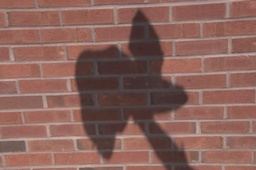
#> input picture data/4.jpg, 256 x 170 px, shrunk from 640 x 425 before the run
$ python shadow_remove.py   (older library calls are emulated)
#> lines starting #> are read from the running program, lines starting #| are printed output that depends on the picture; after the words box and inside, x2 and y2 are one past the last pixel; in counts of white or black regions, pixels touching at a corner belong together
### segment_and_extract_features.py
import cv2
from skimage import segmentation
import numpy as np
from skimage.filters import gabor
from sklearn.cluster import KMeans
from skimage.measure import regionprops
import matplotlib.pyplot as plt
from skimage.filters import threshold_otsu
from scipy.stats import norm
from sklearn.cluster import MeanShift
from scipy.ndimage import label

# devide the image into n segments
# [69 lines left out: functions segment, segment_image, not called in this run]

def edison_meanshift_segmentation(img, spatial_bandwidth=9, range_bandwidth=25, min_region_area=200):
    """
    使用 Mean Shift 方法進行圖像分割，與 `segment_image` 格式一致。

    參數:
        img: 輸入的 BGR 圖像 (numpy array, shape: [H, W, 3])
        spatial_bandwidth: 空間帶寬，用於位置權重調整 (int)
        range_bandwidth: 顏色帶寬，用於顏色權重調整 (int)
        min_region_area: 最小區域面積阈值 (int)

    返回:
        seg: 分割後的標籤矩陣 (numpy array, shape: [H, W])
        segnum: 分割區域數量
    """
    # 將圖像縮小以加速處理
    img_resized = cv2.resize(img, None, fx=0.5, fy=0.5, interpolation=cv2.INTER_LINEAR)
    img_luv = cv2.cvtColor(img_resized, cv2.COLOR_BGR2Luv)

    # 提取特徵：顏色 + 空間位置
    h, w, c = img_luv.shape
    flat_img = img_luv.reshape((-1, c))
    x, y = np.meshgrid(np.arange(w), np.arange(h))
    flat_features = np.hstack((
        flat_img / range_bandwidth,
        x.reshape(-1, 1) / spatial_bandwidth,
        y.reshape(-1, 1) / spatial_bandwidth
    ))

    # 執行 Mean Shift 聚類
    print("開始 Mean Shift 聚類...")
    ms = MeanShift(bandwidth=1, bin_seeding=True)
    ms.fit(flat_features)
    print("Mean Shift 聚類完成！")

    # 重塑標籤矩陣
    labels = ms.labels_.reshape(h, w)

    # 濾除小區域
    unique_labels, label_counts = np.unique(labels, return_counts=True)
    small_labels = unique_labels[label_counts < min_region_area]

    for small_label in small_labels:
        small_region_mask = (labels == small_label)
        neighbor_labels = np.unique(labels[small_region_mask])
        neighbor_labels = neighbor_labels[neighbor_labels != small_label]
        if len(neighbor_labels) > 0:
            mode_label = np.argmax(np.bincount(neighbor_labels))
            labels[small_region_mask] = mode_label

    segnum = len(np.unique(labels))

    return labels, segnum


# [30 lines left out: function enforce_minimum_region_area, not called in this run]


def generate_filter_bank(scales, orientations):
    """
    Generate a Gabor filter bank with specified scales and orientations.
    Args:
        scales: List of frequencies (e.g., [0.1, 0.2, 0.3]).
        orientations: List of orientations in radians (e.g., [0, np.pi/4, np.pi/2]).
    Returns:
        filter_bank: List of (frequency, theta) tuples.
    """
    filter_bank = []
    for scale in scales:
        for theta in orientations:
            filter_bank.append((scale, theta))
    return filter_bank

def apply_gabor_filter_bank(gray_image, filter_bank):
    """
    應用 Gabor 濾波器組到灰度圖像
    Args:
        gray_image: 灰度圖像 (numpy array)
        filter_bank: Gabor 濾波器參數列表 (scale, theta)
    Returns:
        features: 濾波後的特徵 (h, w, n_filters)
    """
    h, w = gray_image.shape
    n_filters = len(filter_bank)
    features = np.zeros((h, w, n_filters))

    for idx, (scale, theta) in enumerate(filter_bank):
        filt_real, filt_imag = gabor(gray_image, frequency=scale, theta=theta)
        features[:, :, idx] = np.sqrt(filt_real**2 + filt_imag**2)  # 計算幅值
    return features

def assign_textons(features, n_clusters=128):
    """
    將濾波器輸出特徵分配到文字子集
    Args:
        features: 濾波特徵 (h, w, n_filters)
        n_clusters: 文字子集的數量
    Returns:
        assigned_indices: 每個像素的文字子集索引 (h, w)
    """
    h, w, n_filters = features.shape
    features_flat = features.reshape(-1, n_filters)  # 展平到 (n_pixels, n_filters)

    # 使用 K-means 聚類生成文字子集
    kmeans = KMeans(n_clusters=n_clusters, random_state=42)
    kmeans.fit(features_flat)
    textons = kmeans.cluster_centers_  # 文字子集中心

    # 分配文字子集
    assigned_indices = kmeans.predict(features_flat)  # 分配索引
    return assigned_indices.reshape(h, w), textons

def remove_boundaries(img, seg):
    """
    將分割區域的邊界設置為黑色
    Args:
        img: 原始 RGB 圖像 (numpy array)
        seg: 分割標籤矩陣，每個像素對應區域標籤 (numpy array)
    Returns:
        nim: 處理後的圖像，邊界像素設為黑色
    """
    # 計算梯度，檢測分割邊界
    gx, gy = np.gradient(seg.astype(float))
    eim = (gx**2 + gy**2) > 1e-10  # 邊界掩碼

    # 將邊界設置為黑色
    nim = img.copy()
    nim[eim] = [0, 0, 0]  # 邊界像素設置為黑色

    return nim

# [56 lines left out: function calc_texton_histogram, not called in this run]
def visualize_nearest_connections(between, centroids, seg, image):
    """
    找到每個區域最近的區域，並在分割圖像背景上繪製重心之間的連接線
    Args:
        between: 區域之間的距離矩陣 (numpy array, shape: [segnum, segnum])
        centroids: 每個區域的重心 (numpy array, shape: [segnum, 2])
        seg: 分割後的圖像 (numpy array, shape: [H, W])
        image: 原始圖像 (numpy array, shape: [H, W, 3])
    """
    segnum = centroids.shape[0]
    near = np.zeros(segnum, dtype=int)  # 存儲每個區域最近的區域索引

    # 創建一個圖層作為背景
    plt.figure(figsize=(10, 10))
    plt.imshow(image)  # 原始圖像作為背景

    # 使用唯一值顯示分割區域（區域顏色加透明度）
    seg_overlay = np.zeros_like(image, dtype=float)
    for i in range(segnum):
        mask = seg == i   # seg 中的每個區域索引是 1-based
        color = np.random.rand(3)  # 隨機顏色
        seg_overlay[mask] = color  # 為該區域上色

    # 疊加分割區域
    plt.imshow(seg_overlay, alpha=0.5)

    # 繪製重心點
    plt.scatter(centroids[:, 1], centroids[:, 0], c='red', s=100, label="Centroids")  # 繪製重心點

    # 尋找最近的區域並繪製連接線
    for i in range(segnum):
        # 找到最近的區域
        value = np.min(between[i, :])  # 最近的距離值
        near[i] = np.argmin(between[i, :])  # 最近區域的索引
        j = near[i]

        # 繪製從區域 i 到最近區域 j 的連接線
        plt.plot(
            [centroids[i, 1], centroids[j, 1]],
            [centroids[i, 0], centroids[j, 0]],
            'b-', linewidth=2, label="Connection" if i == 0 else ""
        )

        # 在重心上標記座標
        plt.text(
            centroids[i, 1], centroids[i, 0],
            f"{i+1}", fontsize=8, color='yellow',
            bbox=dict(facecolor='black', alpha=0.5, edgecolor='none')
        )

    plt.legend()
    plt.xlabel("X Coordinate")
    plt.ylabel("Y Coordinate")
    plt.title("Nearest Connections between Regions with Segmentation Overlay")
    plt.axis('off')
    plt.show()


def calculate_color_ratios(hsv, ycbcr, hsi, near):
    """
    計算每個區域與最近鄰區域之間的顏色相關比值特徵
    Args:
        hsv: 每個區域的 HSV 特徵 (numpy array, shape: [segnum, 3])
        ycbcr: 每個區域的 YCbCr 特徵 (numpy array, shape: [segnum, 3])
        hsi: 每個區域的 HSI 特徵 (numpy array, shape: [segnum, 3])
        near: 每個區域最近鄰的索引 (numpy array, shape: [segnum])
    Returns:
        hh: 比值特徵矩陣 (numpy array, shape: [3, segnum])
    """
    segnum = len(near)
    hh = np.zeros((3, segnum))  # 初始化特徵矩陣

    for i in range(segnum):
        j = near[i]  # 最近鄰的索引

        # 計算 HSV 第三分量（亮度值）的最大最小比值
        max_hsv = max(hsv[i, 2], hsv[j, 2])
        min_hsv = min(hsv[i, 2], hsv[j, 2])
        # hh[0, i] = min_hsv / max_hsv  # 如果需要啟用 HSV 比值

        # 計算 YCbCr 第一分量（亮度值）的最大最小比值
        max_ycbcr = max(ycbcr[i, 0], ycbcr[j, 0])
        min_ycbcr = min(ycbcr[i, 0], ycbcr[j, 0])
        hh[1, i] = min_ycbcr / max_ycbcr

        # 計算 HSI 特徵的 H/I 比值
        hsi_i_ratio = (hsi[i, 0] + 1/255) / (hsi[i, 2] + 1/255)
        hsi_j_ratio = (hsi[j, 0] + 1/255) / (hsi[j, 2] + 1/255)
        max_hsi = max(hsi_i_ratio, hsi_j_ratio)
        min_hsi = min(hsi_i_ratio, hsi_j_ratio)
        hh[0, i] = min_hsi / max_hsi

        # 註釋掉的第三種比值（例如基於其他特徵的比較）
        # hh[2, i] = ll[i] == ll[j]

    return hh

def cluster_hsi_ratios(hsi):
    """
    對 HSI 特徵的 H/I 比值進行聚類，計算聚類中心與標準差
    Args:
        hsi: HSI 特徵矩陣 (numpy array, shape: [segnum, 3])
    Returns:
        center: 聚類中心 (numpy array, shape: [2])
        c_std: 每個聚類的標準差 (numpy array, shape: [2])
    """
    # 計算 H/I 比值
    x = (hsi[:, 0] + 1e-8) / (hsi[:, 2] + 1e-8)  # 防止除零
    x = x.reshape(-1, 1)  # 將數據展平為列向量

    # K-means 聚類
    kmeans = KMeans(n_clusters=2, random_state=42)
    idx = kmeans.fit_predict(x)  # 聚類標籤
    center = kmeans.cluster_centers_.flatten()  # 聚類中心

    # 計算每個聚類的標準差
    c_std = np.zeros(2)
    for cluster in range(2):
        cluster_points = x[idx == cluster]
        c_std[cluster] = np.std(cluster_points)

    # 對聚類中心和標準差進行排序
    if center[0] > center[1]:
        center = np.sort(center)
        c_std = c_std[::-1]  # 同時調整標準差順序

    return center, c_std

def detect_shadow_regions(ycbcr, hsi, segnum):
    """
    檢測陰影區域並標記
    Args:
        ycbcr: 每個區域的 YCbCr 特徵 (numpy array, shape: [segnum, 3])
        hsi: 每個區域的 HSI 特徵 (numpy array, shape: [segnum, 3])
        segnum: 區域數量 (int)
    Returns:
        label: 陰影區域標籤 (numpy array, shape: [segnum])
        ycbcr_copy: 修改後的 YCbCr 特徵 (numpy array, shape: [segnum, 3])
        n_nonshadow: 非陰影區域數量 (int)
        flag: 檢測到的陰影區域數量 (int)
    """
    # 初始化
    label = np.ones(segnum) * 255  # 初始化標籤，255 表示未分類
    ycbcr_copy = ycbcr.copy()  # 副本，用於清空陰影區域
    n_nonshadow = segnum  # 非陰影區域數量
    avg_y = np.mean(ycbcr[:, 0])  # Y 分量平均值
    flag = 0  # 陰影區域數量

    # 計算 HSI 比值
    t_hsi = (hsi[:, 0] + 1e-8) / (hsi[:, 2] + 1e-8)  # 防止除零
    level = threshold_otsu(t_hsi)  # Otsu 阈值

    # 判定陰影區域
    for i in range(segnum):
        if ycbcr[i, 0] < avg_y * 0.6:  # 判斷是否為陰影區域
            label[i] = 0  # 標記為陰影
            ycbcr_copy[i, :] = 0  # 清空 YCbCr 值
            n_nonshadow -= 1  # 減少非陰影區域數量
            flag += 1  # 增加陰影區域數量

    return label, ycbcr_copy, n_nonshadow, flag

def iterative_shadow_detection(hsi, ycbcr, label, near, center, c_std, segnum, n_nonshadow):
    """
    使用迭代方法檢測陰影區域
    Args:
        hsi: 每個區域的 HSI 特徵 (numpy array, shape: [segnum, 3])
        ycbcr: 每個區域的 YCbCr 特徵 (numpy array, shape: [segnum, 3])
        label: 區域標籤 (numpy array, shape: [segnum])
        near: 每個區域的最近鄰 (numpy array, shape: [segnum])
        center: 聚類中心 (numpy array, shape: [2, 1])
        c_std: 聚類標準差 (numpy array, shape: [2, 1])
        segnum: 區域數量 (int)
        n_nonshadow: 非陰影區域數量 (int)
    Returns:
        label: 更新後的標籤 (numpy array, shape: [segnum])
        ycbcr: 更新後的 YCbCr 特徵 (numpy array, shape: [segnum, 3])
        n_nonshadow: 更新後的非陰影區域數量 (int)
        refuse: 更新後的拒絕標記 (numpy array, shape: [segnum])
    """
    refuse = np.zeros(segnum)  # 初始化拒絕標記
    flag = 0  # 記錄陰影區域數量

    while True:
        update = 0
        new = 0
        max_v = 0

        # 遍歷所有區域，尋找最符合陰影條件的區域
        for i in range(segnum):
            val = hsi[i, 0] / (hsi[i, 2] + 1e-8)  # 計算 H/I 比值
            temp1 = norm.cdf((val - center[1]) / c_std[1])  # 第二聚類正態分佈概率
            temp2 = norm.cdf(-(val - center[0]) / c_std[0])  # 第一聚類正態分佈概率

            # 判斷是否滿足陰影條件
            if temp2 < temp1 and refuse[i] == 0 and label[i] == 255:
                if temp1 > max_v:
                    new = i  # 更新為最符合條件的區域
                    max_v = temp1
                    update = 1

        # 如果沒有更新或匹配概率低於閾值，結束迭代
        if update == 0 or max_v < 0.0028:
            break

        # 標記新區域為陰影
        label[new] = 0
        j = near[new]  # 找到最近鄰區域
        vali = hsi[new, 0] / (hsi[new, 2] + 1e-8)
        valj = hsi[j, 0] / (hsi[j, 2] + 1e-8)

        # 判斷是否拒絕將最近鄰區域標記為陰影
        if ((vali - center[1]) / c_std[1]) - ((valj - center[1]) / c_std[1]) > 3:
            refuse[j] = 1  # 拒絕標記
            label[j] = 255  # 還原最近鄰標籤為未分類狀態

        # 更新 YCbCr 特徵與區域計數
        ycbcr[new, :] = 0
        n_nonshadow -= 1
        flag += 1

    return label, ycbcr, n_nonshadow, refuse

def update_shadow_labels(label, near, hsv, ycbcr, hh, seg):
    """
    基於相似性更新陰影標籤
    Args:
        label: 區域標籤 (numpy array, shape: [segnum])
        near: 每個區域的最近鄰 (numpy array, shape: [segnum])
        hsv: 每個區域的 HSV 特徵 (numpy array, shape: [segnum, 3])
        ycbcr: 每個區域的 YCbCr 特徵 (numpy array, shape: [segnum, 3])
        hh: 額外特徵 (numpy array, shape: [1, segnum])
        seg: 分割圖像矩陣 (numpy array, shape: [height, width])
    Returns:
        label: 更新後的標籤
    """
    segnum = len(label)

    for i in range(segnum):
        if label[i] != 255:  # 略過已標記的區域
            continue

        j = near[i]  # 最近鄰索引

        # 計算 HSV 和 YCbCr 特徵的最大值與最小值
        max_hsv = max(hsv[i, 2], hsv[j, 2])
        min_hsv = min(hsv[i, 2], hsv[j, 2])
        max_ycbcr = max(ycbcr[i, 0], ycbcr[j, 0])
        min_ycbcr = min(ycbcr[i, 0], ycbcr[j, 0])

        # 計算相似性指標
        same = (min_hsv / (max_hsv + 1e-8) +
                min_ycbcr / (max_ycbcr + 1e-8) +
                hh[0, i])

        # 判定是否標記為陰影
        if same > 2.5 and label[j] == 0:
            print(f"hh[1, {i}]: {hh[0, i]}, same: {same}")
            label[i] = 0

    return label

# extract features from each segment
def calculate_features(img,seg,segnum):
    """
    計算每個區域的特徵，包括 HSI、HSV、YCbCr、梯度、紋理和形狀。
    Args:
        image: 輸入 RGB 圖像 (numpy array)
        seg: 分割後的標籤矩陣，每個像素對應區域標籤
        segnum: 分割區域數量
    Returns:
        features: 特徵字典，包括 HSI, HSV, YCbCr, 梯度, 紋理等
    """
    h, w, _ = img.shape
    seg = cv2.resize(seg, (img.shape[1], img.shape[0]), interpolation=cv2.INTER_NEAREST)

    epsilon = 1e-8

    # 初始化特徵
    hsi = np.zeros((segnum, 3))  # HSI 特徵
    hsv = np.zeros((segnum, 3))  # HSV 特徵
    ycbcr = np.zeros((segnum, 3))  # YCbCr 特徵
    grad = np.zeros((segnum, 2))  # 梯度特徵 (水平與垂直梯度)
    texthist = np.zeros((segnum, 128))  # 紋理特徵（基於直方圖）
    centroids = np.zeros((segnum, 2))  # 每個區域的中心點
    area = np.zeros(segnum)  # 每個區域的面積
    refuse = np.zeros(segnum)  # 拒絕標記

    # 計算每個區域的特徵
    hsv_img = cv2.cvtColor(img, cv2.COLOR_BGR2HSV)
    ycbcr_img = cv2.cvtColor(img, cv2.COLOR_BGR2YCrCb)
    hsi_img = cv2.cvtColor(img, cv2.COLOR_BGR2HSV_FULL)
    gray_img = cv2.cvtColor(img, cv2.COLOR_BGR2GRAY)

    # 生成 Gabor 濾波器組
    scales = [0.1, 0.2, 0.3]
    orientations = [0, np.pi/4, np.pi/2, 3*np.pi/4]
    filter_bank = generate_filter_bank(scales, orientations)
    filtered_features = apply_gabor_filter_bank(gray_img, filter_bank)
    assigned_indices, _ = assign_textons(filtered_features)  # 返回整幅圖像的索引矩陣 (h, w)

    # 使用 regionprops 計算形狀特徵
    properties = regionprops(seg)

    # traverse each segment get the features
    for i in range(segnum):
        # 提取第 i 個區域的像素索引
        mask = (seg == i)

        # 計算 HSI、HSV、YCbCr 特徵
        hsi[i, :] = np.mean(hsi_img[mask], axis=0)
        hsv[i, :] = np.mean(hsv_img[mask], axis=0)
        ycbcr[i, :] = np.mean(ycbcr_img[mask], axis=0)

        # 計算texture features
        # 提取當前區域的文字子集索引
        region_indices = assigned_indices[mask]
        hist, _ = np.histogram(region_indices, bins=np.arange(129))  # bins範圍 0 到 128
        texthist[i, :] = hist / (np.sum(hist) + epsilon)  # 歸一化
        # print("文字子集直方圖的形狀：", texthist.shape)

        # 計算梯度特徵
        grad_x = cv2.Sobel(gray_img, cv2.CV_64F, 1, 0, ksize=3)  # x方向梯度
        grad_y = cv2.Sobel(gray_img, cv2.CV_64F, 0, 1, ksize=3)  # y方向梯度
        gmag = np.sqrt(grad_x**2 + grad_y**2)  # 梯度幅值
        gdir = np.arctan2(grad_y, grad_x)  # 梯度方向（可選）
        region_gmag = gmag[mask]
        grad[i, 0] = np.mean(region_gmag)  # 該區域內梯度幅值的均值
        grad[i, 1] = np.std(region_gmag)  # 該區域內梯度幅值的標準差

        # 計算形狀特徵
        for region in properties:
            if region.label == i + 1:  # 注意 regionprops 的 label 是 1-based 索引
                area[i] = region.area  # 區域面積
                centroids[i, :] = region.centroid  # 區域重心

    # normalize features
    ycbcr[:, 0] /= np.max(ycbcr[:, 0] + epsilon) # 歸一化 Y
    hsv[:, 0] /= np.max(hsv[:, 0] + epsilon) # 歸一化 H

    # calculate Dij(si and sj)
    between = np.zeros((segnum, segnum))
    for i in range(segnum):
        for j in range(segnum):
            if i == j:
                between[i, j] = 100 # 本身跟本身的距離設為100 避免Dij=0
                continue
            # 計算重心之間的歐幾里得距離
            distance = np.sqrt(np.sum((centroids[i, :] - centroids[j, :])**2))
            # 計算梯度差異的 L1 距離
            grad_distance = np.sum(np.abs(grad[i, :] - grad[j, :]))
            # 計算紋理直方圖差異的 L1 距離
            texthist_distance = np.sum(np.abs(texthist[i, :] - texthist[j, :]))
            # Dij = Dgrad + Dtexthist + Ddistance
            between[i, j] = grad_distance + texthist_distance + distance

    # remove the boundary
    nim = remove_boundaries(img, seg)
    plt.imshow(nim)
    plt.title("Processed Image with Edges Highlighted")
    plt.show()

    # visualize the nearest connections
    visualize_nearest_connections(between, centroids,seg,nim)

    # save the ration of the area of the segment feature
    ratio_hh = calculate_color_ratios(hsv, ycbcr, hsi, np.argmin(between, axis=1))

    # cluster the H/I ratios
    center, c_std = cluster_hsi_ratios(hsi)

    #label the shadow regions
    shadow_labels, ycbcr_copy, n_nonshadow, flag = detect_shadow_regions(ycbcr, hsi, segnum)

    # refuse the shadow regions
    shadow_labels, ycbcr_copy, n_nonshadow, refuse = iterative_shadow_detection(hsi, ycbcr, shadow_labels, np.argmin(between, axis=1), center, c_std, segnum, n_nonshadow)

    # update the shadow labels
    shadow_labels = update_shadow_labels(shadow_labels, np.argmin(between, axis=1), hsv, ycbcr, ratio_hh, seg)

    plt.imshow(seg, cmap='gray')
    plt.title("Updated Labels")
    plt.show()

    # return the features
    features = {
        "hsi": hsi,
        "hsv": hsv,
        "ycbcr": ycbcr,
        "grad": grad,
        "texthist": texthist,
        "centroids": centroids,
        "area": area,
        "refuse": refuse,
        "shadow_labels": shadow_labels
    }
    return features

### shadow_remove.py
import cv2
import numpy as np
from segment_and_extract_features import calculate_features, edison_meanshift_segmentation
from skimage import color


def main():
    # Step 1: 讀取輸入圖像
    image_path = "data/4.jpg"
    image = cv2.imread(image_path)
#> image is the input picture: shape (170, 256, 3); mean B, G, R 89.7, 97.7, 137
    if image is None:
        print("圖像加載失敗，請檢查路徑。")
        return

    # Step 2: segementation
    print("segmenting...")
    # seg, segnum = segment(image)
    seg,segnum = edison_meanshift_segmentation(image)
#> in edison_meanshift_segmentation, `unique_labels, label_counts = np.unique(labels, return_counts=True)`:
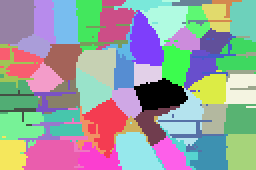
#> labels: shape (85, 128) int64 (shown 2 times larger); 59 distinct labels, from 0 to 58; one colour per label, 0 black
#> segnum = 59
    # seg, segnum = mean_shift_segment(image)
    # seg, segnum = segment_image(image)


    # 顯示分割結果
    print(f"分割完成，區域數量: {segnum}")
#| 分割完成，區域數量: 59
    # [6 lines of commented-out code are left out]
    print("extracting features...")
    features = calculate_features(image, seg,segnum)
#> in calculate_features, `assigned_indices, _ = assign_textons(filtered_features)`:
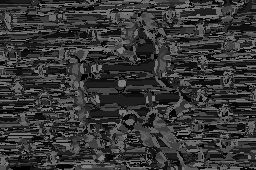
#> assigned_indices: shape (170, 256) int32; min 0, max 127, mean 55.2
#> in calculate_features, `properties = regionprops(seg)`: properties = 58 regions; largest, box (x1, y1, x2, y2) and area: (22, 134, 80, 170) 1456, (0, 0, 36, 44) 1400, (82, 98, 128, 158) 1344, (116, 122, 164, 170) 1328, (130, 10, 164, 66) 1276
#> the loop in calculate_features, `for i in range(segnum):` made 59 passes
#> pass 1, in calculate_features, `mask = (seg == i)`:
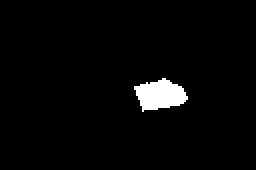
#> mask: shape (170, 256) bool; 2.8% white; 1 white region, box (x1, y1, x2, y2) and area: (134, 78, 188, 112) 1200
#> after the loop in calculate_features, `for i in range(segnum):`:
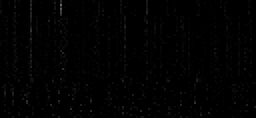
#> texthist: shape (59, 128) float64 (shown 2 times larger); min 0, max 0.408, mean 0.00781
#> after the loop in calculate_features, `for i in range(segnum):`: area = 59 values, max 1456 at index 19, min 0 at index 58, mean 717.3; centroids = 59 pairs, first value 0 to 159, second value 0 to 243.3; grad = 59 pairs, first value 19.4 to 139.6, second value 16.62 to 74.23; hsi = 59 rows, first 8: [80.07, 65.82, 74.62], [35.77, 80.68, 80.09], [27.16, 83.05, 79.79], [46.44, 81.22, 76.75], [57.58, 75.01, 74.24], [19.14, 80.17, 78.33], [66.71, 74.53, 72.71], [57.16, 76.64, 71.94]; hsv = 59 rows, first 8: [56.28, 65.82, 74.62], [25.17, 80.68, 80.09], [19.11, 83.05, 79.79], [32.66, 81.22, 76.75], [40.5, 75.01, 74.24], [13.41, 80.17, 78.33], [46.89, 74.53, 72.71], [40.16, 76.64, 71.94]; ycbcr = 59 rows, first 8: [61.82, 137.2, 124.7], [64.05, 139.4, 122.9], [63.43, 139.7, 122.6], [61.08, 139.2, 123.2], [60.01, 138.1, 123.8], [62.96, 139, 122.8], [59.09, 137.8, 124.1], [57.64, 138.2, 124.1]
#> in remove_boundaries, `gx, gy = np.gradient(seg.astype(float))`:
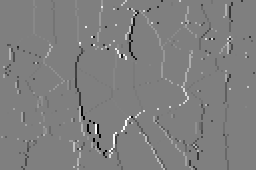
#> gy: shape (170, 256) float64; min -28, max 28, mean 0; drawn with min black and max white
#> after the loop in visualize_nearest_connections, `for i in range(segnum):`:
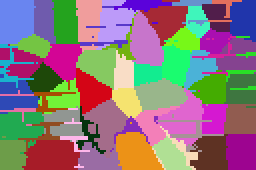
#> seg_overlay: shape (170, 256, 3) float64; mean of channels 0, 1, 2 0.485, 0.469, 0.546; drawn as B, G, R
#> the loop in visualize_nearest_connections, `for i in range(segnum):` made 59 passes
#> value on passes 1 to 8: 36.81, 33.88, 45.32, 24.64, 43.94, 24.64, 42.1, 56.41
#> after the loop in visualize_nearest_connections, `for i in range(segnum):`: near = 59 values, max 58 at index 58, min 0 at index 40, mean 27.61
#> in visualize_nearest_connections, `plt.show()`:
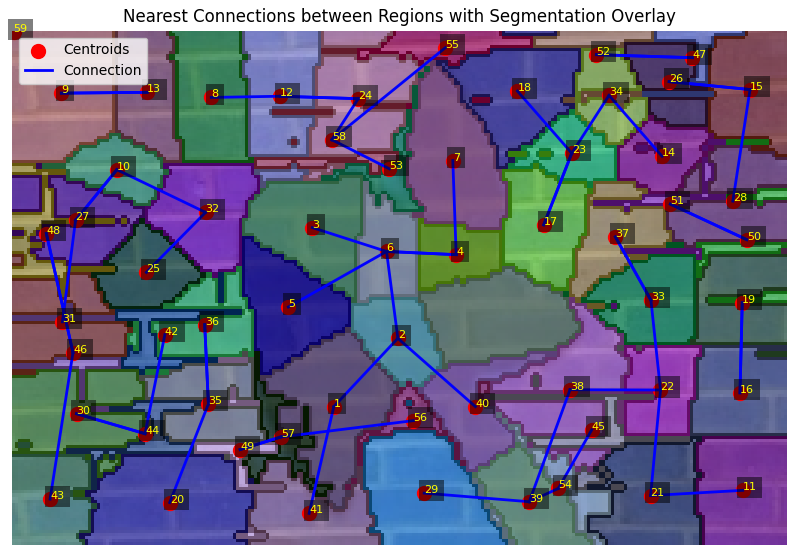
#> figure drawn by matplotlib, 1 panel; B, G, R data is drawn as R, G, B
#> in calculate_color_ratios, `segnum = len(near)`: segnum = 59
#> the loop in calculate_color_ratios, `for i in range(segnum):` made 59 passes
#> (j, max_hsv, min_hsv, max_ycbcr, min_ycbcr, hsi_i_ratio, hsi_j_ratio, max_hsi) on passes 1 to 8: (1, 80.09, 74.62, 0.412, 0.397, 1.07, 0.447, 1.07), (5, 80.09, 78.33, 0.412, 0.405, 0.447, 0.244, 0.447), (5, 79.79, 78.33, 0.408, 0.405, 0.34, 0.244, 0.34), (5, 78.33, 76.75, 0.405, 0.393, 0.605, 0.244, 0.605), (5, 78.33, 74.24, 0.405, 0.386, 0.776, 0.244, 0.776), (3, 78.33, 76.75, 0.405, 0.393, 0.244, 0.605, 0.605), (3, 76.75, 72.71, 0.393, 0.38, 0.917, 0.605, 0.917), (11, 153.8, 71.94, 0.788, 0.371, 0.795, 0.053, 0.795)


    # [26 lines of commented-out code are left out]

if __name__ == "__main__":
    main()
